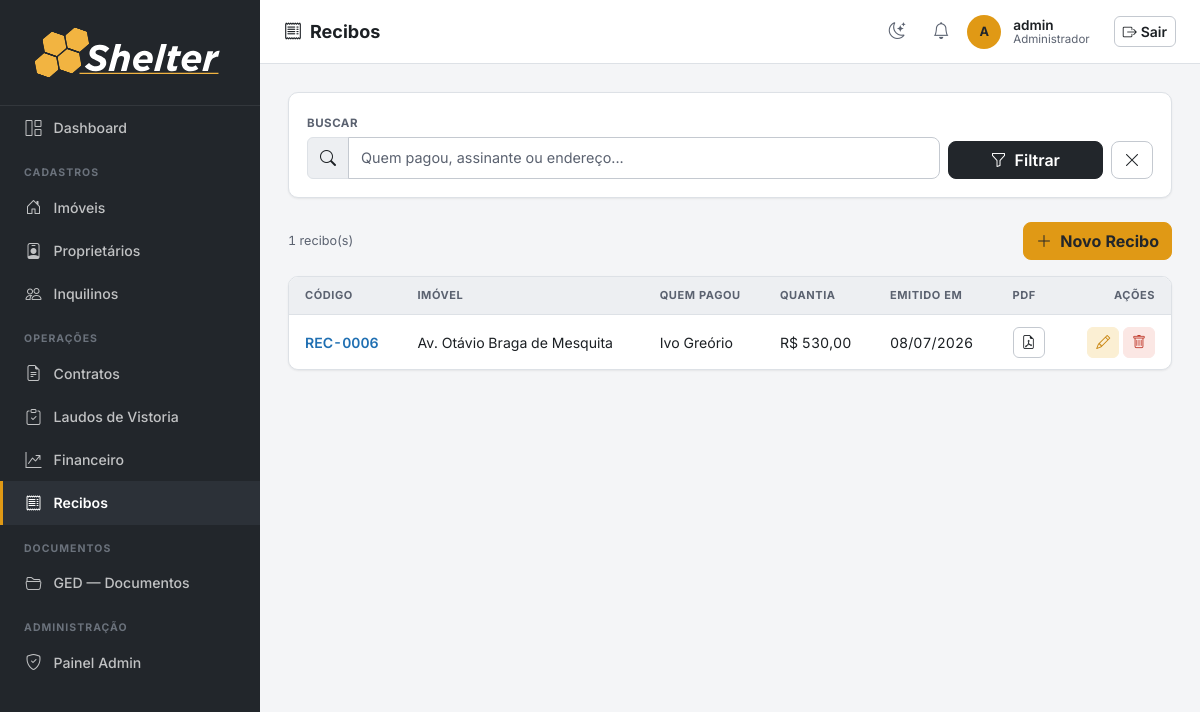
The page /recibos/ (signed in) on the database as committed earlier.
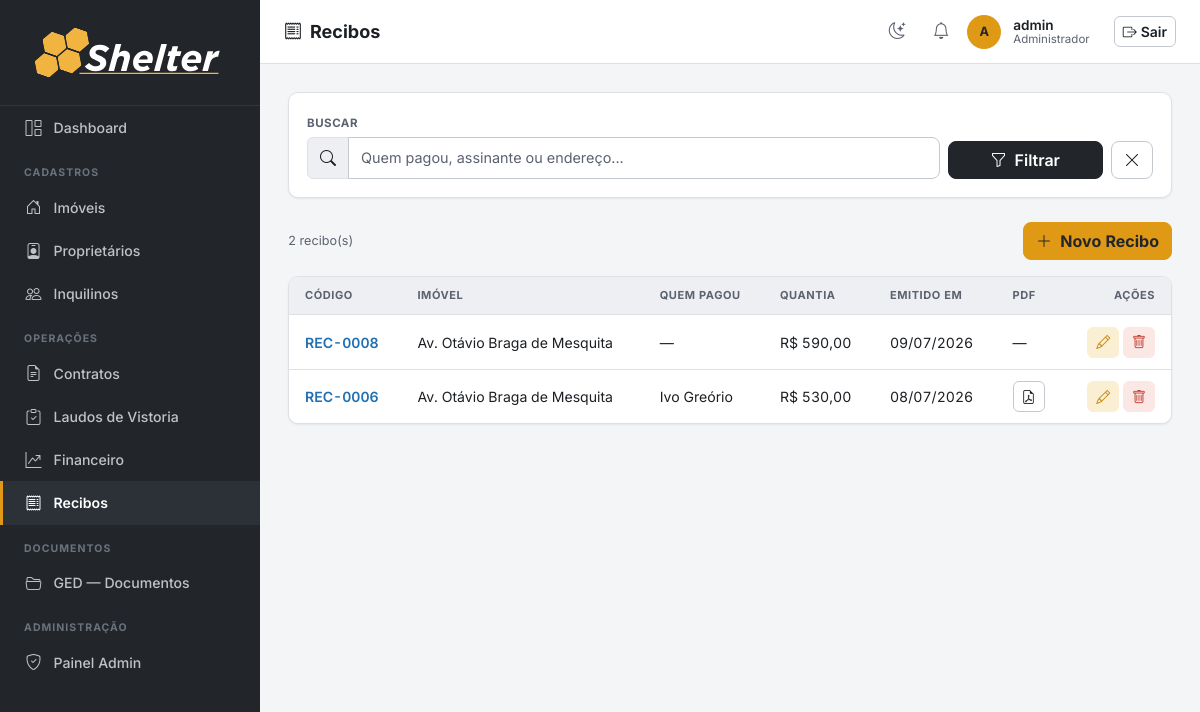
The same page on the database as committed later.
### imoveis/models.py (models this page shows, shortened)
class Recibo(IdentificavelMixin, models.Model):
    PREFIXO_CODIGO = 'REC'
    imovel = models.ForeignKey(Imovel, on_delete=models.PROTECT, related_name='recibos')
    contrato = models.ForeignKey(Contrato, on_delete=models.PROTECT, related_name='recibos')
    parcela_atual = models.PositiveSmallIntegerField(null=True, blank=True, verbose_name='Parcela Atual')
    parcela_total = models.PositiveSmallIntegerField(null=True, blank=True, verbose_name='Total de Parcelas')
    valor_aluguel = models.DecimalField(max_digits=10, decimal_places=2, null=True, blank=True,
                                        verbose_name='Aluguel')
    valor_impostos = models.DecimalField(max_digits=10, decimal_places=2, null=True, blank=True,
                                         verbose_name='Impostos')
    valor_seguros = models.DecimalField(max_digits=10, decimal_places=2, null=True, blank=True,
                                        verbose_name='Seguros')
    valor_condominio = models.DecimalField(max_digits=10, decimal_places=2, null=True, blank=True,
                                           verbose_name='Condomínio')
    quem_pagou = models.CharField(max_length=200, blank=True, verbose_name='Quem Pagou')
    periodo_inicio = models.DateField(null=True, blank=True, verbose_name='Período — Início')
    periodo_fim = models.DateField(null=True, blank=True, verbose_name='Período — Fim')
    vencido_em = models.DateField(null=True, blank=True, verbose_name='Vencido em')
    quantia = models.DecimalField(max_digits=10, decimal_places=2, null=True, blank=True,
                                  verbose_name='Quantia de')
    assinante_nome = models.CharField(max_length=200, blank=True, verbose_name='Nome de Quem Assinou')
    assinante_cpf = models.CharField(max_length=14, blank=True, validators=[validate_cpf],
                                     verbose_name='CPF de Quem Assinou')
    data_assinatura = models.DateField(null=True, blank=True, verbose_name='Data da Assinatura')
    arquivo = models.FileField(upload_to='recibos/', blank=True, null=True, verbose_name='Recibo gerado (PDF)')
    criado_em = models.DateTimeField(auto_now_add=True)
    class Meta:
        verbose_name = 'Recibo'
        verbose_name_plural = 'Recibos'
        ordering = ['-criado_em']
    @property
    def dependentes_cascata(self):
        return []

class Imovel(IdentificavelMixin, models.Model):
    PREFIXO_CODIGO = 'IMV'
    TIPO_CHOICES = [
        ('apartamento', 'Apartamento'),
        ('casa', 'Casa'),
        ('comercial', 'Comercial'),
        ('terreno', 'Terreno'),
        ('galpao', 'Galpão'),
    ]
    STATUS_CHOICES = [
        ('ocupado', 'Ocupado'),
        ('vago', 'Vago'),
        ('manutencao', 'Em Manutenção'),
    ]
    CATEGORIA_CHOICES = [
        ('urbano', 'Urbano'),
        ('rural', 'Rural'),
    ]
    proprietario = models.ForeignKey(Proprietario, on_delete=models.PROTECT, related_name='imoveis')
    tipo = models.CharField(max_length=20, choices=TIPO_CHOICES)
    status = models.CharField(max_length=20, choices=STATUS_CHOICES, default='vago')
    categoria = models.CharField(max_length=10, choices=CATEGORIA_CHOICES, default='urbano', verbose_name='Categoria')
    endereco = models.CharField(max_length=300)
    numero = models.CharField(max_length=20, blank=True, verbose_name='Número')
    complemento = models.CharField(max_length=100, blank=True, verbose_name='Complemento')
    bairro = models.CharField(max_length=100, blank=True)
    cidade = models.CharField(max_length=100, default='')
    area_m2 = models.DecimalField(max_digits=8, decimal_places=2, null=True, blank=True, verbose_name='Área (m²)')
    descricao = models.TextField(blank=True)
    matricula = models.CharField(max_length=100, blank=True, verbose_name='Matrícula')
    data_aquisicao = models.DateField(null=True, blank=True, verbose_name='Data de Aquisição')
    valor_aquisicao = models.DecimalField(max_digits=14, decimal_places=2, null=True, blank=True, verbose_name='Valor de Aquisição')
    cadastro_prefeitura = models.CharField(max_length=100, blank=True, verbose_name='Cadastro Prefeitura')
    planta_projeto = models.FileField(upload_to='plantas/', blank=True, null=True, verbose_name='Planta/Projeto')
    nirf = models.CharField(max_length=50, blank=True, verbose_name='NIRF')
    incra = models.CharField(max_length=50, blank=True, verbose_name='INCRA')
    car = models.CharField(max_length=100, blank=True, verbose_name='CAR')
    criado_em = models.DateTimeField(auto_now_add=True)
    class Meta:
        verbose_name = 'Imóvel'
        verbose_name_plural = 'Imóveis'
        ordering = ['endereco']

### imoveis/views.py (the view)
# urls.py: path('recibos/', views.recibo_list, name='recibo_list'),
@login_required
def recibo_list(request):
    q = request.GET.get('q', '')
    qs = Recibo.objects.select_related('imovel', 'contrato__inquilino')
    if q:
        qs = qs.filter(Q(quem_pagou__icontains=q) | Q(assinante_nome__icontains=q) |
                       Q(imovel__endereco__icontains=q))
    return render(request, 'recibos/recibo_list.html', {'recibos': qs, 'q': q})

### imoveis/context_processors.py (called while the page is built)
def notificacoes_usuario(request):
    user = getattr(request, 'user', None)
    if user is None or not user.is_authenticated:
        return {}
    ultimas = user.notificacoes.all()[:LIMITE_NOTIFICACOES_TOPBAR]
    return {'ultimas_notificacoes_usuario': ultimas}

### imoveis/identidade.py (called while the page is built)
    @property
    def codigo(self):
        if self.pk is None:
            return f'{self.PREFIXO_CODIGO}-????'
        return f'{self.PREFIXO_CODIGO}-{self.pk:04d}'

### imoveis/templatetags/imoveis_tags.py (called while the page is built)
@register.filter
def brl(value):
    try:
        value = float(value)
    except (TypeError, ValueError):
        return value
    formatted = f"{value:,.2f}"          # 1,500.00  (locale inglês)
    formatted = formatted.replace(",", "X").replace(".", ",").replace("X", ".")
    return formatted

### templates/recibos/recibo_list.html (shortened to what this page needs)
{% extends 'base.html' %}
{% load imoveis_tags %}
{% block page_title %}<i class="bi bi-receipt me-2"></i>Recibos{% endblock %}
{% block nav_recibos %}active{% endblock %}
{% block content %}
<div class="section-card mb-4">
  <div class="section-card-body">
    <form method="get" class="row g-2 align-items-end">
      <div class="col-md-9"><label class="form-label">Buscar</label>
        <div class="input-group">
          <span class="input-group-text"><i class="bi bi-search"></i></span>
          <input type="text" name="q" value="{{ q }}" class="form-control" placeholder="Quem pagou, assinante ou endereço...">
        </div>
      </div>
      <div class="col-md-3 d-flex gap-2">
        <button type="submit" class="btn btn-graphite flex-fill"><i class="bi bi-funnel me-1"></i> Filtrar</button>
        <a href="{% url 'recibo_list' %}" class="btn btn-outline-secondary"><i class="bi bi-x-lg"></i></a>
      </div>
    </form>
  </div>
</div>
<div class="d-flex justify-content-between align-items-center mb-3">
  <span class="text-muted small">{{ recibos.count }} recibo(s)</span>
  <a href="{% url 'recibo_create' %}" class="btn btn-primary"><i class="bi bi-plus-lg me-1"></i> Novo Recibo</a>
</div>
<div class="section-card">
  <div class="table-responsive">
    <table class="table mb-0">
      <thead>
        <tr><th>Código</th><th>Imóvel</th><th>Quem Pagou</th><th>Quantia</th><th>Emitido em</th><th>PDF</th><th class="text-end">Ações</th></tr>
      </thead>
      <tbody>
        {% for r in recibos %}
        <tr>
          <td class="fw-semibold"><a href="{% url 'recibo_detail' r.pk %}">{{ r.codigo }}</a></td>
          <td>{{ r.imovel.endereco|default:"—"|truncatechars:30 }}</td>
          <td>{{ r.quem_pagou|default:"—" }}</td>
          <td>{% if r.quantia %}R$ {{ r.quantia|brl }}{% else %}—{% endif %}</td>
          <td>{{ r.criado_em|date:"d/m/Y" }}</td>
          <td>{% if r.arquivo %}<a href="{{ r.arquivo.url }}" target="_blank" class="btn btn-sm btn-outline-secondary"><i class="bi bi-file-earmark-pdf"></i></a>{% else %}—{% endif %}</td>
          <td class="text-end">
            <a href="{% url 'recibo_edit' r.pk %}" class="btn btn-sm btn-outline-primary"><i class="bi bi-pencil"></i></a>
            <button class="btn btn-sm btn-outline-danger" data-bs-toggle="modal" data-bs-target="#del{{ r.pk }}"><i class="bi bi-trash"></i></button>
          </td>
        </tr>
        {% empty %}
        <tr>
          <td colspan="7" class="border-0">
            <div class="empty-state"><i class="bi bi-inbox"></i>Nenhum recibo encontrado.</div>
          </td>
        </tr>
        {% endfor %}
      </tbody>
    </table>
  </div>
</div>
{% endblock %}

Rows that differ between the two databases and show on the page:
added Recibo: codigo "REC-0008", imovel.endereco "Av. Otávio Braga de Mesquita", quem_pagou "—", quantia|brl "590,00", criado_em "09/07/2026"
Other text that changed with them:
{{ recibos.count }}: "1" → "2"
